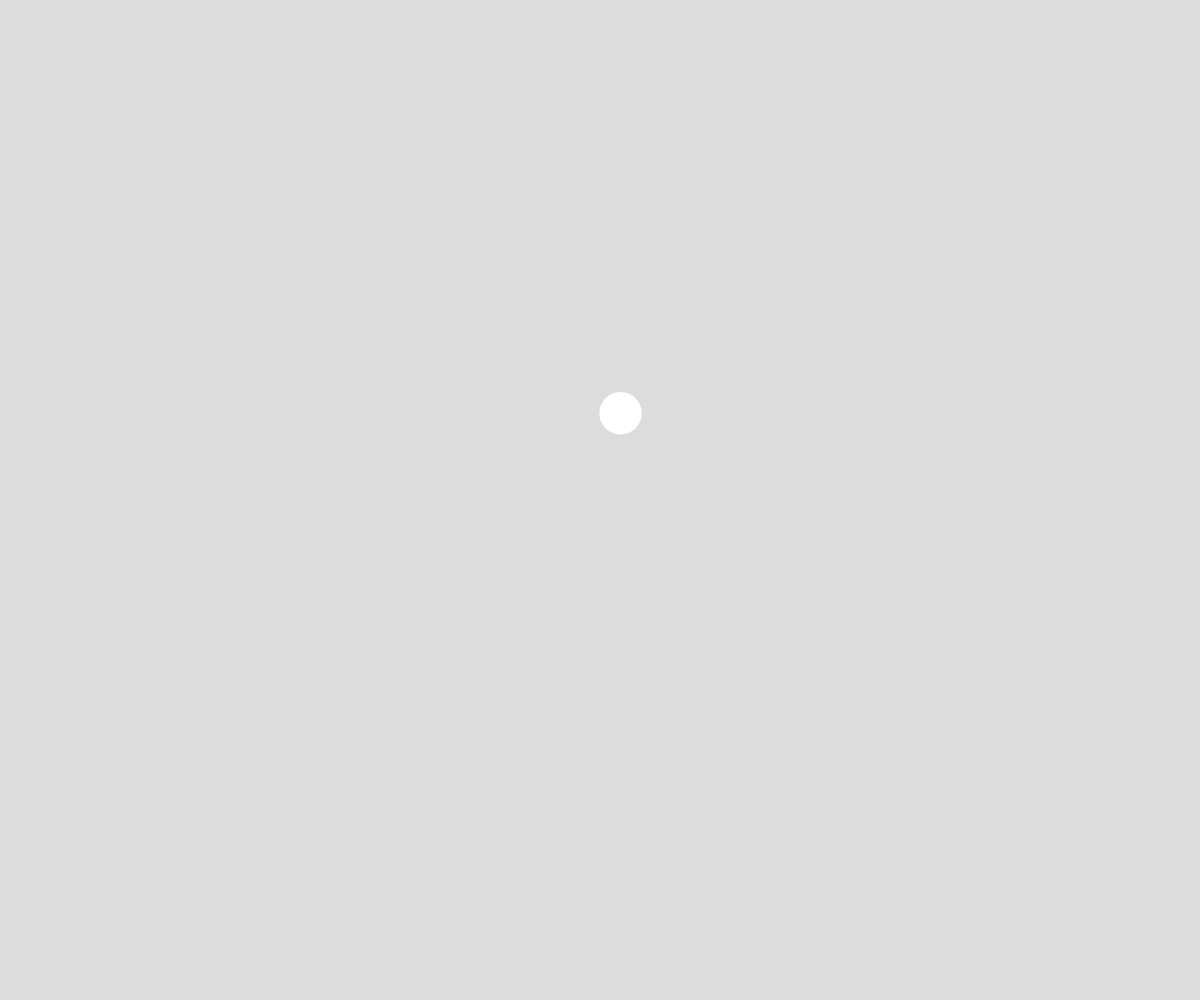
Frame 1 (no input)
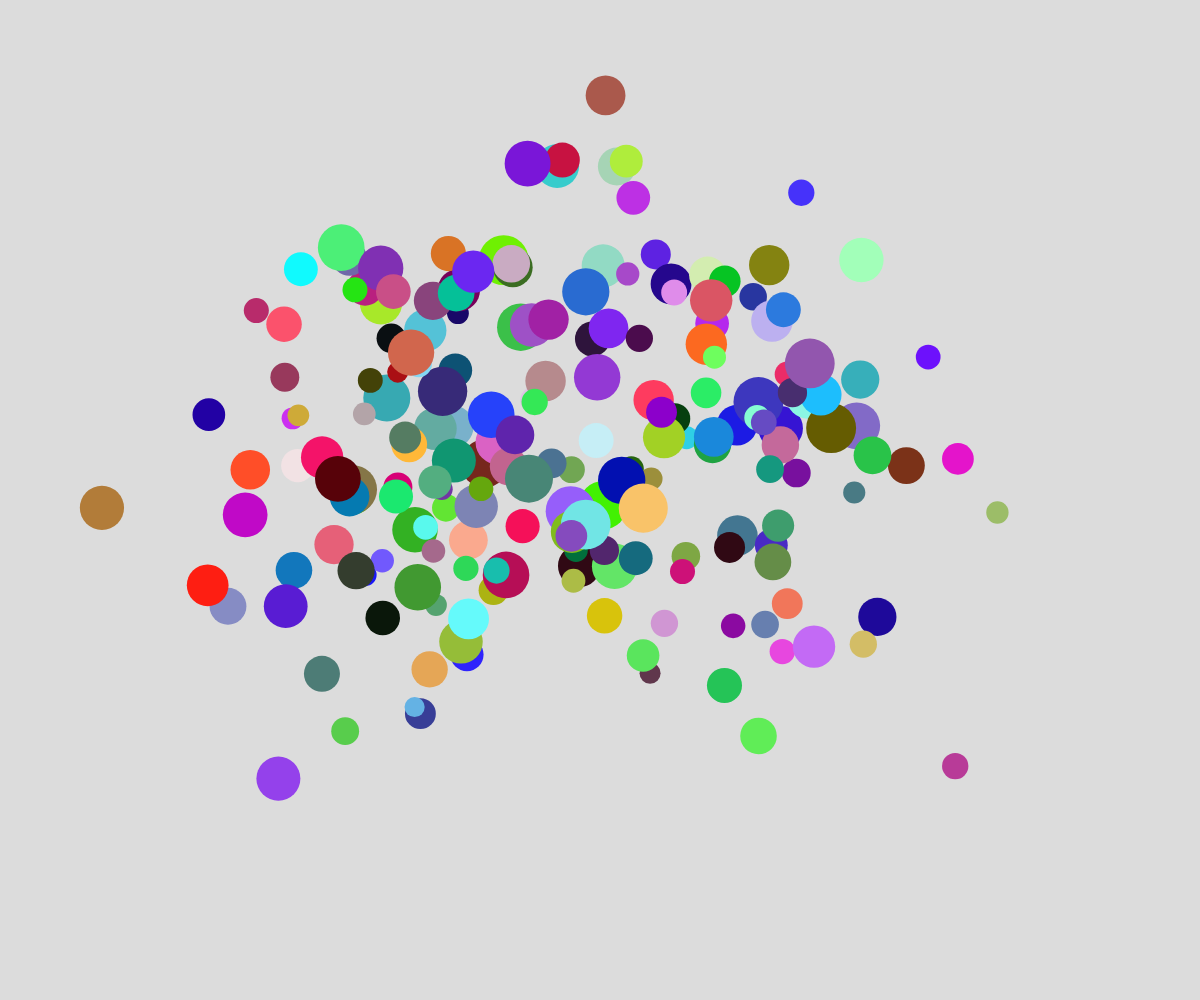
Frame 60 (no input)
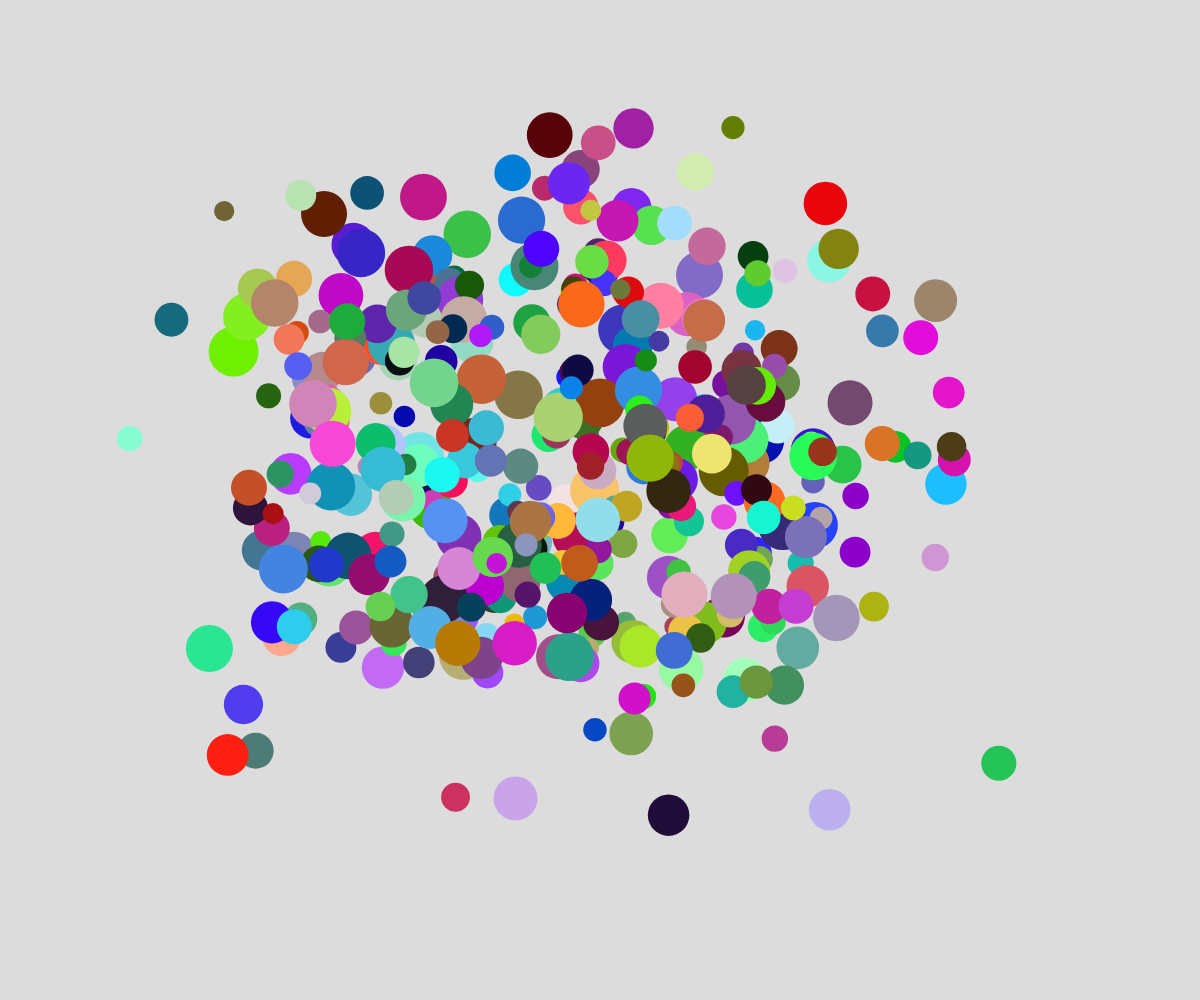
Frame 120 (the mouse pressed at the canvas centre since frame 60)

The p5.js sketch that drew these frames (run headless with seeded random() and noise() and a simulated clock; from frame 60 on, the mouse is pressed at the canvas centre):

// p5.js sketch
// ── sketch.js
// Perlin Bubbles Demo
// Noise, Arrays, and Object Notation

let theBubbles = [];

function setup() {
  noStroke();
  createCanvas(windowWidth, windowHeight);
  spawnBubble();

  // add new bubble every half second
  window.setInterval(spawnBubble, 10);
}

function draw() {
  background(220);

  for (let bubble of theBubbles) {
    // move
    bubble.x = noise(bubble.time) * width;
    bubble.y = noise(bubble.time + bubble.buffer) * height;
    bubble.time += bubble.deltaTime;

    // display
    circle(bubble.x, bubble.y, bubble.diameter);
    fill(bubble.r, bubble.g, bubble.b);
  }
}

function spawnBubble() {
  let _time = random(1000);
  let _buffer = random(1000);

  let theBubble = {
    time: _time,
    buffer: _buffer,
    x: noise(_time) * width,
    y: noise(_time + _buffer) * height,
    diameter: random(20, 50),
    deltaTime: 0.01,
    r: random(255),
    g: random(255),
    b: random(255),
  };
  theBubbles.push(theBubble);
}
